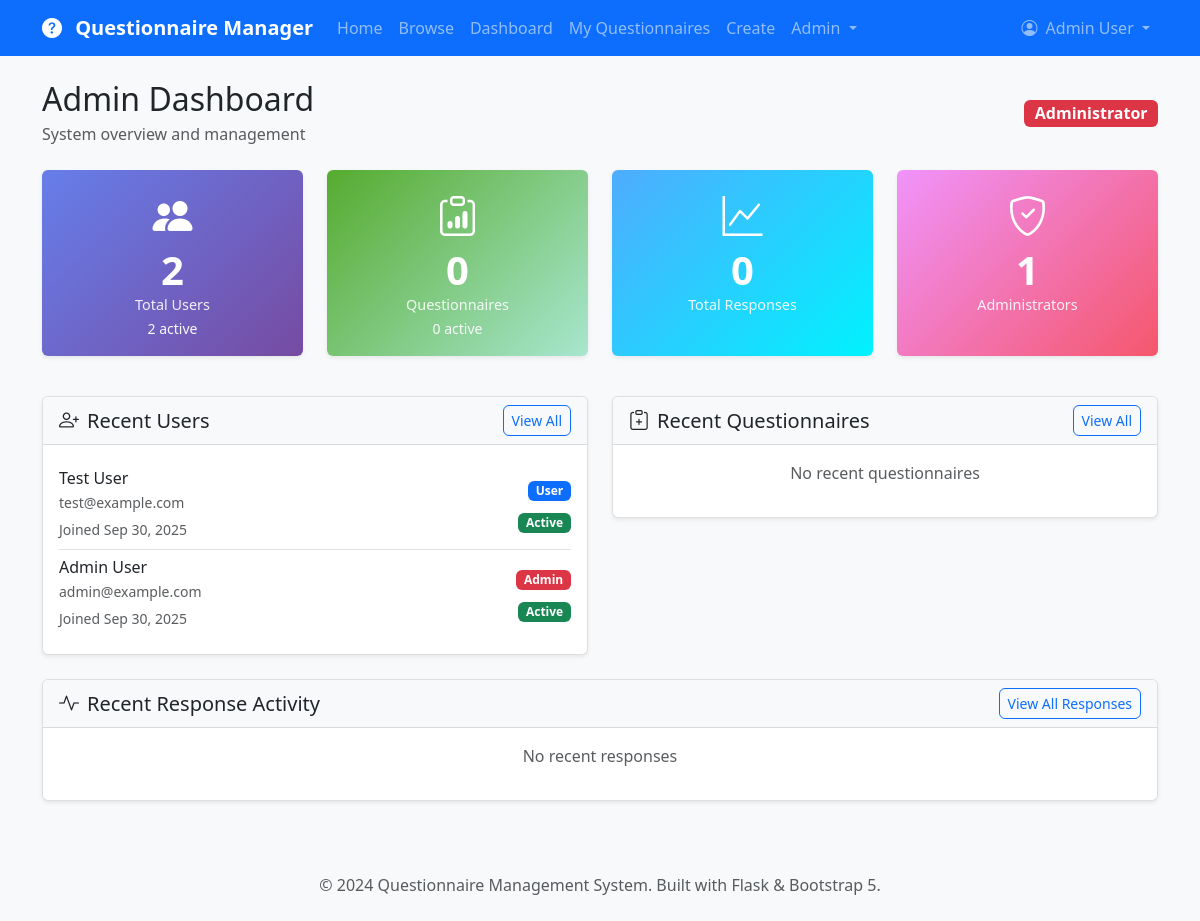
/admin/ (signed in), run on an earlier commit of the app's database.
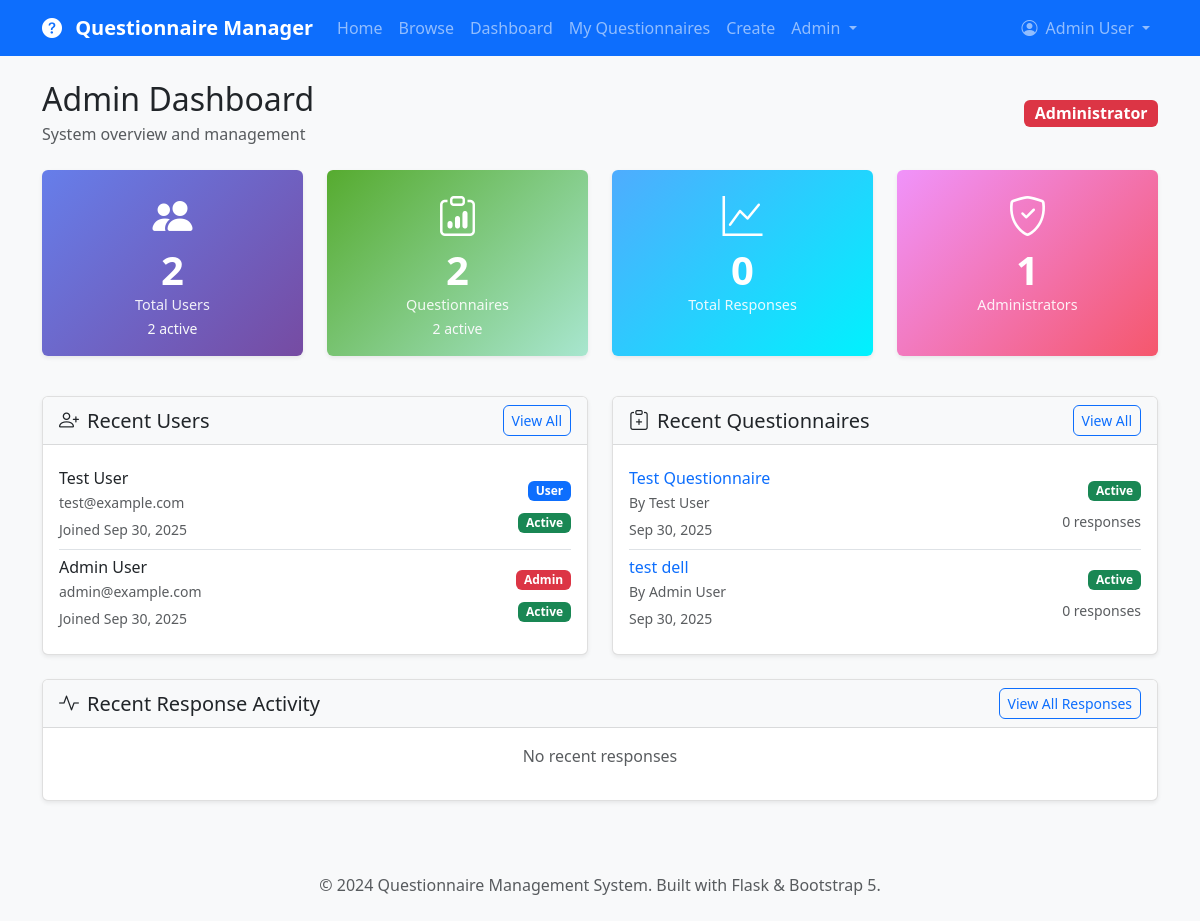
And on a later commit of the database.
### app/models.py (models this page shows, shortened)
class User(UserMixin, db.Model):
    __tablename__ = 'users'
    id = db.Column(db.Integer, primary_key=True)
    username = db.Column(db.String(64), index=True, unique=True, nullable=False)
    email = db.Column(db.String(120), index=True, unique=True, nullable=False)
    password_hash = db.Column(db.String(128))
    first_name = db.Column(db.String(64))
    last_name = db.Column(db.String(64))
    role = db.Column(db.String(20), default='user')  # user, admin
    is_active = db.Column(db.Boolean, default=True)
    created_at = db.Column(db.DateTime, index=True, default=datetime.utcnow)
    last_login = db.Column(db.DateTime)
    created_questionnaires = db.relationship('Questionnaire', foreign_keys='Questionnaire.creator_id',
                                           backref='creator', lazy='dynamic', cascade='all, delete-orphan')
    responses = db.relationship('Response', backref='user', lazy='dynamic', cascade='all, delete-orphan')
    def get_full_name(self):
        if self.first_name and self.last_name:
            return f"{self.first_name} {self.last_name}"
        return self.username
    def is_admin(self):
        return self.role == 'admin'

class Questionnaire(db.Model):
    __tablename__ = 'questionnaires'
    id = db.Column(db.Integer, primary_key=True)
    title = db.Column(db.String(200), nullable=False)
    description = db.Column(db.Text)
    creator_id = db.Column(db.Integer, db.ForeignKey('users.id'), nullable=False)
    is_active = db.Column(db.Boolean, default=True)
    allow_anonymous = db.Column(db.Boolean, default=False)
    multiple_submissions = db.Column(db.Boolean, default=False)
    created_at = db.Column(db.DateTime, index=True, default=datetime.utcnow)
    updated_at = db.Column(db.DateTime, default=datetime.utcnow, onupdate=datetime.utcnow)
    questions = db.relationship('Question', backref='questionnaire', lazy='dynamic',
                              cascade='all, delete-orphan', order_by='Question.order')
    responses = db.relationship('Response', backref='questionnaire', lazy='dynamic',
                              cascade='all, delete-orphan')
    def get_total_responses(self):
        return self.responses.filter_by(is_complete=True).count()

### app/admin/routes.py (the view)
@bp.route('/')
@admin_required
def admin_dashboard():
    total_users = User.query.count()
    active_users = User.query.filter_by(is_active=True).count()
    admin_users = User.query.filter_by(role='admin').count()
    total_questionnaires = Questionnaire.query.count()
    active_questionnaires = Questionnaire.query.filter_by(is_active=True).count()
    total_responses = Response.query.filter_by(is_complete=True).count()
    recent_users = User.query.order_by(desc(User.created_at)).limit(5).all()
    recent_questionnaires = Questionnaire.query.order_by(desc(Questionnaire.created_at)).limit(5).all()
    recent_responses = Response.query.filter_by(is_complete=True).order_by(desc(Response.submitted_at)).limit(10).all()
    monthly_responses = db.session.query(
        func.strftime('%Y-%m', Response.submitted_at).label('month'),
        func.count(Response.id).label('count')
    ).filter(Response.is_complete == True).group_by('month').order_by('month').limit(12).all()
    stats = {
        'users': {
            'total': total_users,
            'active': active_users,
            'admins': admin_users
        },
        'questionnaires': {
            'total': total_questionnaires,
            'active': active_questionnaires
        },
        'responses': {
            'total': total_responses
        }
    }
    return render_template('admin/dashboard.html',
                         title='Admin Dashboard',
                         stats=stats,
                         recent_users=recent_users,
                         recent_questionnaires=recent_questionnaires,
                         recent_responses=recent_responses,
                         monthly_responses=monthly_responses)

### app/admin/routes.py (called while the page is built)
def admin_required(f):
    @wraps(f)
    @login_required
    def decorated_function(*args, **kwargs):
        if not current_user.is_admin():
            flash('Admin access required.', 'danger')
            return redirect(url_for('main.dashboard'))
        return f(*args, **kwargs)
    return decorated_function

### app/models.py (called while the page is built)
@login_manager.user_loader
def load_user(user_id):
    return User.query.get(int(user_id))

### app/templates/admin/dashboard.html (shortened to what the changed rows need)
{% extends "base.html" %}
{% block content %}
<div class="d-flex justify-content-between align-items-center mb-4">
    <div>
        <h2 class="mb-1">Admin Dashboard</h2>
    </div>
</div>
<div class="row mb-4">
    <div class="col-lg-3 col-md-6 mb-3">
        <div class="card stat-card success h-100">
            <div class="card-body text-center">
                <i class="bi bi-clipboard-data fs-1 mb-3"></i>
                <h3 class="stat-number">{{ stats.questionnaires.total }}</h3>
                <p class="stat-label">Questionnaires</p>
                <small class="text-light">{{ stats.questionnaires.active }} active</small>
            </div>
        </div>
    </div>
</div>
<div class="row">
    <div class="col-lg-6 mb-4">
        <div class="card">
            <div class="card-body">
                {% if recent_users %}
                    <div class="list-group list-group-flush">
                        {% for user in recent_users %}
                            <div class="list-group-item d-flex justify-content-between align-items-center px-0">
                                <div>
                                    <h6 class="mb-1">{{ user.get_full_name() }}</h6>
                                    <p class="mb-1 text-muted small">{{ user.email }}</p>
                                    <small class="text-muted">Joined {{ user.created_at.strftime('%b %d, %Y') }}</small>
                                </div>
                                <div class="text-end">
                                    {% if user.role == 'admin' %}
                                        <span class="badge bg-danger mb-2">Admin</span>
                                    {% else %}
                                        <span class="badge bg-primary mb-2">User</span>
                                    {% endif %}
                                    <br>
                                    {% if user.is_active %}
                                        <span class="badge bg-success">Active</span>
                                    {% else %}
                                        <span class="badge bg-secondary">Inactive</span>
                                    {% endif %}
                                </div>
                            </div>
                        {% endfor %}
                    </div>
                {% else %}
                    <p class="text-muted text-center">No recent users</p>
                {% endif %}
            </div>
        </div>
    </div>
    <div class="col-lg-6 mb-4">
        <div class="card">
            <div class="card-body">
                {% if recent_questionnaires %}
                    <div class="list-group list-group-flush">
                        {% for questionnaire in recent_questionnaires %}
                            <div class="list-group-item d-flex justify-content-between align-items-center px-0">
                                <div>
                                    <h6 class="mb-1">
                                        <a href="{{ url_for('main.view_questionnaire', id=questionnaire.id) }}"
                                           class="text-decoration-none">
                                            {{ questionnaire.title }}
                                        </a>
                                    </h6>
                                    <p class="mb-1 text-muted small">By {{ questionnaire.creator.get_full_name() }}</p>
                                    <small class="text-muted">{{ questionnaire.created_at.strftime('%b %d, %Y') }}</small>
                                </div>
                                <div class="text-end">
                                    {% if questionnaire.is_active %}
                                        <span class="badge bg-success mb-2">Active</span>
                                    {% else %}
                                        <span class="badge bg-secondary mb-2">Inactive</span>
                                    {% endif %}
                                    <br>
                                    <small class="text-muted">{{ questionnaire.get_total_responses() }} responses</small>
                                </div>
                            </div>
                        {% endfor %}
                    </div>
                {% else %}
                    <p class="text-muted text-center">No recent questionnaires</p>
                {% endif %}
            </div>
        </div>
    </div>
</div>
{% endblock %}

### app/templates/base.html (shortened to what this page needs)
<!DOCTYPE html>
<html lang="en">
<head>
    <link href="https://cdn.jsdelivr.net/npm/bootstrap@5.3.0/dist/css/bootstrap.min.css" rel="stylesheet">
    <link rel="stylesheet" href="https://cdn.jsdelivr.net/npm/bootstrap-icons@1.10.0/font/bootstrap-icons.css">
    <link href="{{ url_for('static', filename='css/custom.css') }}" rel="stylesheet">
</head>
<body>
    <nav class="navbar navbar-expand-lg navbar-dark bg-primary">
        <div class="container">
            <a class="navbar-brand" href="{{ url_for('main.index') }}">
                <i class="bi bi-question-circle-fill me-2"></i>
                Questionnaire Manager
            </a>
            <div class="collapse navbar-collapse" id="navbarNav">
                <ul class="navbar-nav me-auto">
                    <li class="nav-item">
                        <a class="nav-link" href="{{ url_for('main.index') }}">Home</a>
                    </li>
                    <li class="nav-item">
                        <a class="nav-link" href="{{ url_for('main.questionnaires') }}">Browse</a>
                    </li>
                    {% if current_user.is_authenticated %}
                        <li class="nav-item">
                            <a class="nav-link" href="{{ url_for('main.dashboard') }}">Dashboard</a>
                        </li>
                        <li class="nav-item">
                            <a class="nav-link" href="{{ url_for('main.my_questionnaires') }}">My Questionnaires</a>
                        </li>
                        <li class="nav-item">
                            <a class="nav-link" href="{{ url_for('main.create_questionnaire') }}">Create</a>
                        </li>
                        {% if current_user.is_admin() %}
                            <li class="nav-item dropdown">
                                <a class="nav-link dropdown-toggle" href="#" role="button" data-bs-toggle="dropdown">
                                    Admin
                                </a>
                            </li>
                        {% endif %}
                    {% endif %}
                </ul>
                <ul class="navbar-nav">
                    {% if current_user.is_authenticated %}
                        <li class="nav-item dropdown">
                            <a class="nav-link dropdown-toggle" href="#" role="button" data-bs-toggle="dropdown">
                                <i class="bi bi-person-circle me-1"></i>
                                {{ current_user.get_full_name() }}
                            </a>
                        </li>
                    {% endif %}
                </ul>
            </div>
        </div>
    </nav>
    <main class="container mt-4">
        {% block content %}{% endblock %}
    </main>
    <footer class="bg-light text-center py-4 mt-5">
        <div class="container">
            <p class="text-muted mb-0">
                &copy; 2024 Questionnaire Management System.
                Built with Flask & Bootstrap 5.
            </p>
        </div>
    </footer>
</body>
</html>

What changed in the data, as far as the page shows it:
added Questionnaire: title "Test Questionnaire", creator.get_full_name "Test User", created_at "Sep 30, 2025", is_active "Active", get_total_responses "0"
added Questionnaire: title "test dell", creator.get_full_name "Admin User", created_at "Sep 30, 2025", is_active "Active", get_total_responses "0"
Also different on the page:
{{ stats.questionnaires.total }}: "0" → "2"
{{ stats.questionnaires.active }}: "0" → "2"
text no longer shown: "No recent questionnaires"
